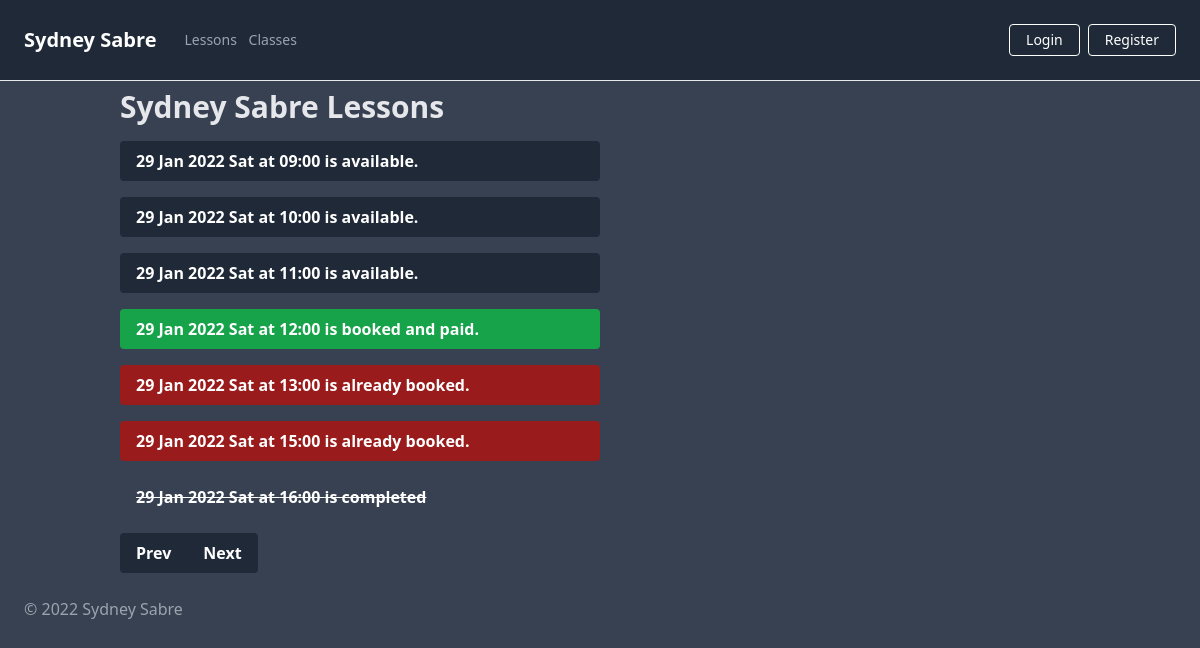
The app's page /date/2022-01-29 with its own data.
### app/models.py (models this page shows, shortened)
class Slot(db.Model):
    __tablename__ = "slots"
    id = db.Column(db.Integer, primary_key=True)
    date = db.Column(db.Date, nullable=False)
    time = db.Column(db.Time, nullable=False)
    name = db.Column(db.String(250), nullable=True)
    comment = db.Column(db.String(500), nullable=True)
    paid = db.Column(db.Boolean, default=False, nullable=True)
    completed = db.Column(db.Boolean, default=False, nullable=True)
    user_id = db.Column(db.Integer, db.ForeignKey('users.id'))

### app/routes.py (the view)
@app.route('/date/<date>')
def show_date(date):
    date = datetime.datetime.strptime(date, '%Y-%m-%d')
    date = date.date() # Strip hours from date
    date_plus_range = date + datetime.timedelta(days=SCAN_RANGE)
    date_minus_range = date - datetime.timedelta(days=SCAN_RANGE)
    slots = Slot.query.filter(and_(Slot.date < date_plus_range, Slot.date > date_minus_range)) #Show slots on current date +/- range days.
    slots_by_time = sorted(slots, key=lambda slot: slot.time)
    slots_by_timedate = sorted(slots_by_time, key=lambda slot: slot.date)
    return render_template('index.html', all_slots=slots_by_timedate, today=date, next_date=date_plus_range, prev_date=date_minus_range)

### app/templates/index.html
{% extends "base.html" %}
{% block title %}
Sydney Sabre Lessons
{% endblock %}
{% block content %}
    <div class="container">
        <h1 class="text-gray-200 my-2 text-3xl font-bold">{{ self.title() }}</h1>
        {% for slot in all_slots%}
        <div class="flex mr-auto my-4 w-full md:w-3/4 lg:w-1/2">
            {% if current_user.is_admin: %}
                <div class="flex grow">
                    {% if slot.completed == True: %}
                    <a class="grow bg-gray-700 line-through text-white font-bold py-2 px-4 rounded"
                    {% elif slot.name == None: %}
                    <a class="grow bg-gray-800 hover:bg-gray-400 text-white font-bold py-2 px-4 rounded"
                    {% elif slot.paid == True: %}
                    <a class="grow bg-green-800 hover:bg-green-400 text-white font-bold py-2 px-4 rounded"
                    {% else %}
                    <a class="grow bg-red-800 hover:bg-red-400 text-white font-bold py-2 px-4 rounded"
                    {% endif %}
                        href="{{ url_for('book_slot', slot_id=slot.id) }}">
                        {{ slot.date.strftime('%d %b %Y %a') }} at {{ slot.time.strftime('%H:%M') }} booked for {{ slot.name }}
                    </a>
                </div>
            <div class="flex">
                <a class="bg-red-400 hover:bg-red-200 text-white font-bold mx-2 px-3 py-2 rounded"
                    href="{{url_for('delete_slot', slot_id=slot.id) }}">
                    ✘
                </a>
            </div>
            <div class="flex">
                <a class="bg-green-400 hover:bg-green-200 text-white font-bold mx-2 px-3 py-2 rounded"
                    href="{{url_for('toggle_complete_slot', slot_id=slot.id) }}">
                    ✓
                </a>
            </div>
            {% else %}
                {% if slot.completed == True: %}
                <div class="flex grow">
                    <p class="grow bg-gray-700 text-white line-through font-bold py-2 px-4 rounded">
                        {{ slot.date.strftime('%d %b %Y %a') }} at {{ slot.time.strftime('%H:%M') }} is completed
                    </p>
                </div>
                {% elif slot.name == None: %}
                <div class="flex grow">
                    <a class="grow bg-gray-800 hover:bg-gray-400 text-white font-bold py-2 px-4 rounded"
                        href="{{ url_for('book_slot', slot_id=slot.id) }}">
                        {{ slot.date.strftime('%d %b %Y %a') }} at {{ slot.time.strftime('%H:%M') }} is available.
                    </a>
                </div>
                {% elif slot.paid == True: %}
                <div class="flex grow">
                    <p class="grow bg-green-600 text-white font-bold py-2 px-4 rounded">
                        {{ slot.date.strftime('%d %b %Y %a') }} at {{ slot.time.strftime('%H:%M') }} is booked and paid.
                    </p>
                </div>
                {% else %}
                <div class="flex grow">
                    <p class="grow bg-red-800 text-white font-bold py-2 px-4 rounded">
                        {{ slot.date.strftime('%d %b %Y %a') }} at {{ slot.time.strftime('%H:%M') }} is already booked.
                    </p>
                </div>
                {% endif %}
            {% endif %}
        </div>
        {% endfor%}
        <div class="inline-flex">
            <a class="bg-gray-800 hover:bg-gray-400 text-white font-bold py-2 px-4 rounded-l" href="{{url_for('show_date', date=prev_date)}}">
              Prev
            </a>
            <a class="bg-gray-800 hover:bg-gray-400 text-white font-bold py-2 px-4 rounded-r" href="{{url_for('show_date', date=next_date)}}">
              Next
            </a>
          </div>
    </div>
{% endblock %}

### app/static/css/main.css (style rules this page uses)
html { line-height: 1.5; -webkit-text-size-adjust: 100%; -moz-tab-size: 4; -o-tab-size: 4; tab-size: 4; font-family: ui-sans-serif, system-ui, -apple-system, BlinkMacSystemFont, "Segoe UI", Roboto, "Helvetica Neue", Arial, "Noto Sans", sans-serif, "Apple Color Emoji", "Segoe UI Emoji", "Segoe UI Symbol", "Noto Color Emoji"; }
body { margin: 0; line-height: inherit; }
h1, h2, h3, h4, h5, h6 { font-size: inherit; font-weight: inherit; }
a { color: inherit; text-decoration: inherit; }
blockquote, dl, dd, h1, h2, h3, h4, h5, h6, hr, figure, p, pre { margin: 0; }
.container { width: 100%; margin-right: auto; margin-left: auto; padding-right: 2rem; padding-left: 2rem; }
@media (min-width: 640px) { .container { max-width: 640px; } }
@media (min-width: 768px) { .container { max-width: 768px; } }
@media (min-width: 1024px) { .container { max-width: 1024px; } }
.my-2 { margin-top: 0.5rem; margin-bottom: 0.5rem; }
.my-4 { margin-top: 1rem; margin-bottom: 1rem; }
.mr-auto { margin-right: auto; }
.flex { display: flex; }
.inline-flex { display: inline-flex; }
.w-full { width: 100%; }
.grow { flex-grow: 1; }
.rounded { border-radius: 0.25rem; }
.rounded-l { border-top-left-radius: 0.25rem; border-bottom-left-radius: 0.25rem; }
.rounded-r { border-top-right-radius: 0.25rem; border-bottom-right-radius: 0.25rem; }
.bg-gray-700 { --tw-bg-opacity: 1; background-color: rgb(55 65 81 / var(--tw-bg-opacity)); }
.bg-gray-800 { --tw-bg-opacity: 1; background-color: rgb(31 41 55 / var(--tw-bg-opacity)); }
.bg-red-800 { --tw-bg-opacity: 1; background-color: rgb(153 27 27 / var(--tw-bg-opacity)); }
.bg-green-600 { --tw-bg-opacity: 1; background-color: rgb(22 163 74 / var(--tw-bg-opacity)); }
.px-4 { padding-left: 1rem; padding-right: 1rem; }
.py-2 { padding-top: 0.5rem; padding-bottom: 0.5rem; }
.text-3xl { font-size: 1.875rem; line-height: 2.25rem; }
.font-bold { font-weight: 700; }
.text-white { --tw-text-opacity: 1; color: rgb(255 255 255 / var(--tw-text-opacity)); }
.text-gray-200 { --tw-text-opacity: 1; color: rgb(229 231 235 / var(--tw-text-opacity)); }
.line-through { -webkit-text-decoration-line: line-through; text-decoration-line: line-through; }
@media (min-width: 768px) { .md\:w-3\/4 { width: 75%; } }
@media (min-width: 1024px) { .lg\:w-1\/2 { width: 50%; } }

### records on screen
Slot: date "29 Jan 2022 Sat", time "09:00"
Slot: date "29 Jan 2022 Sat", time "10:00"
Slot: date "29 Jan 2022 Sat", time "11:00"
Slot: date "29 Jan 2022 Sat", time "12:00"
Slot: date "29 Jan 2022 Sat", time "13:00"
Slot: date "29 Jan 2022 Sat", time "15:00"
Slot: date "29 Jan 2022 Sat", time "16:00"
